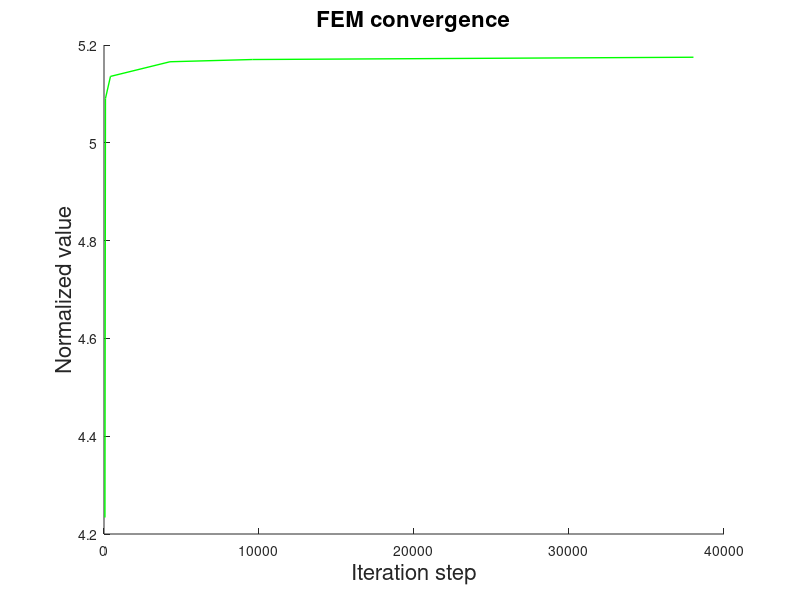

Reproduce this figure in MATLAB. (Note: this script raises an error after producing the figure.)
% plot fem convergence

clear all;
close all;

[e t d] = textread( 'tumor_elements_time_displacement.txt', '%f %f %f' );

% normalize
nt = 1/max(t)*t;
nd = 1/max(d)*d;

f = figure; hold on
%plot(e, nt, '-g', e, nd, '-r', 'LineWidth', 1)
plot(e, d, '-g', 'LineWidth', 1)
title('FEM convergence', 'fontsize', 16, 'fontweight', 'b')
xlabel('Iteration step', 'fontsize', 16)
ylabel('Normalized value', 'fontsize', 16)
h = legend('time', 'displacement', 1);
set(h,'Interpreter','none')
set(h,'FontSize',16);

saveas(f,'../../../images/AlphaOtimizationMCM.eps','epsc2');